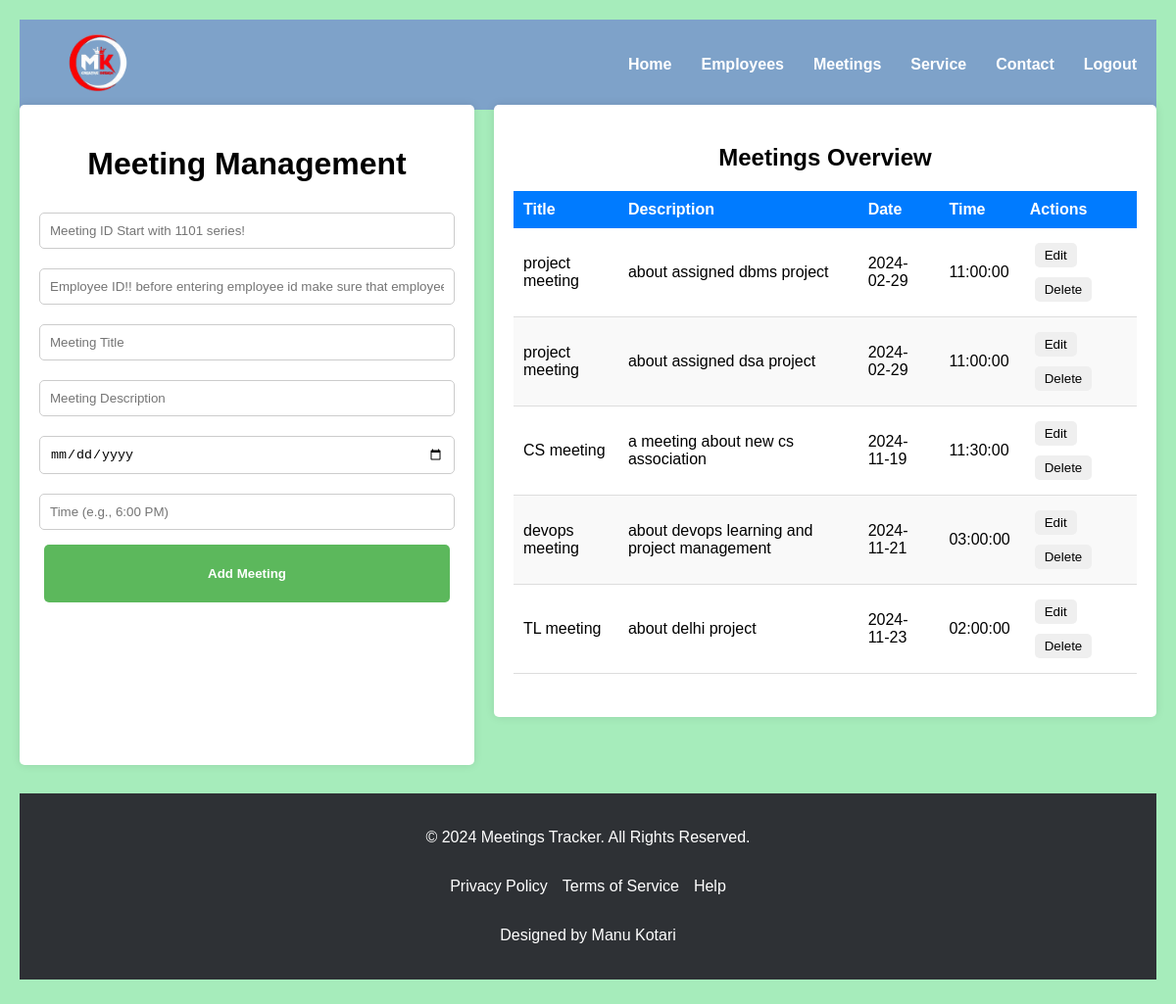
The app's page /admin/index.php with its own data.
### tables this page shows
CREATE TABLE `meetings` (
  `meetingid` int(11) NOT NULL,
  `empid` int(11) DEFAULT NULL,
  `title` varchar(255) DEFAULT NULL,
  `description` text DEFAULT NULL,
  `meetingdate` date DEFAULT NULL,
  `meetingtime` time DEFAULT NULL,
  `status` varchar(20) DEFAULT NULL,
  `rejection_reason` varchar(255) DEFAULT NULL
);

### admin/index.php (the view, shortened to what this page needs)
<!DOCTYPE html>
<html lang="en">
<head>
    <link rel="stylesheet" href="./index.css">
</head>
<body>
    <header>
        <nav>
            <div class="logo">
                <a href=""><img src="../img/logoo.png" alt="Logo" id="logo"></a>
            </div>
            <ul class="nav-items">
                <li><a href="#">Home</a></li>
                <li><a href="./employees.php">Employees</a></li>
                <li><a href="./meetings.php">Meetings</a></li>
                <li><a href="#">Service</a></li>
                <li><a href="#">Contact</a></li>
                <li><a href="../login/login.php">Logout</a></li>
            </ul>
        </nav>
    </header>
    <div class="main-container">
        <div class="left-container">
            <h1>Meeting Management</h1>
            <form id="meetingForm" action="savemeet.php" method="POST">
                <input type="text" name="mid" id="editId" autofocus placeholder="Meeting ID Start with 1101 series!" >
                <input type="text" name="eid" id="editId1"  placeholder="Employee ID!! before entering employee id make sure that employee should be there" >
                <input type="text" name="meetingBook" placeholder="Meeting Title" required>
                <input type="text" name="meetingdesc" placeholder="Meeting Description" required>
                <input type="date" name="meetingDate" required>
                <input type="text" name="meetingTime" placeholder="Time (e.g., 6:00 PM)" required>
                <button type="submit" id="subbtn">Add Meeting</button>
            </form>
        </div>
        <div class="right-container">
            <h2>Meetings Overview</h2>
            <table id="meetingsTable">
                <thead>
                    <tr>
                        <th>Title</th>
                        <th>Description</th>
                        <th>Date</th>
                        <th>Time</th>
                        <th>Actions</th>
                    </tr>
                </thead>
                <tbody id="meetingsBody">
                    <?php
                    $conn = new mysqli('localhost:3307', 'root', '', 'meeting');
                    $sql = "SELECT * FROM meetings ORDER BY meetingdate";
                    $result = $conn->query($sql);
                    if ($result->num_rows > 0) {
                        while ($row = $result->fetch_assoc()) {
                            echo "<tr>
                                    <td>{$row['title']}</td>
                                    <td>{$row['description']}</td>
                                    <td>{$row['meetingdate']}</td>
                                    <td>{$row['meetingtime']}</td>
                                    <td>
                                        <button class='editBtn' data-id='{$row['meetingid']}' data-title='{$row['title']}' data-description='{$row['description']}' data-date='{$row['meetingdate']}' data-time='{$row['meetingtime']}'>Edit</button>
                                         <form action='deletemeet.php' method='POST' style='display:inline;'>
            <input type='hidden' name='id' value='{$row['meetingid']}'>
            <button type='button' class='deleteBtn'>Delete</button>
        </form>
                                    </td>
                                </tr>";
                        }
                    } else {
                        echo "<tr><td colspan='5'>No meetings found</td></tr>";
                    }
                    ?>
                </tbody>
            </table>
        </div>
    </div>
    <footer>
        <div class="footer-content">
            <p>&copy; 2024 Meetings Tracker. All Rights Reserved.</p>
            <ul class="footer-links">
                <li><a href="#">Privacy Policy</a></li>
                <li><a href="#">Terms of Service</a></li>
                <li><a href="#">Help</a></li>
            </ul>
            <p class="designer-credit">Designed by Manu Kotari</p>
        </div>
    </footer>
</body>
</html>

### admin/index.css (style rules this page uses)
body { font-family: Arial, sans-serif; background-color: #a6ecbb; margin: 0; padding: 20px; }
header { background-color: #7ea2c9; padding: 10px 20px; }
nav { display: flex; justify-content: space-between; align-items: center; }
.nav-items { list-style-type: none; display: flex; gap: 30px; }
.nav-items li { display: inline; }
.nav-items a { text-decoration: none; color: white; font-weight: bold; transition: color 0.3s; }
.main-container { display: flex; gap: 20px; margin-top: -10vh; }
.main-container h1 { text-align: center; }
.left-container, .right-container { background: white; padding: 20px; border-radius: 5px; box-shadow: 0 0 10px rgba(0, 0, 0, 0.1); margin-top: 10vh; }
.left-container { width: 40%; height:60vh; }
.right-container { width: 60%; height: 60vh; overflow-y: auto; }
.right-container h2 { text-align: center; }
form { display: flex; flex-direction: column; margin-bottom: 20px; }
input { margin: 10px 0; padding: 10px; border: 1px solid #ccc; border-radius: 5px; }
#subbtn { padding: 10px; line-height: 4vh; background-color: #5cb85c; color: white; font-weight: 700; border: none; border-radius: 5px; cursor: pointer; }
table { width: 100%; border-collapse: collapse; }
thead th { background-color: #007bff; color: white; padding: 10px; text-align: left; }
tbody td { padding: 10px; border-bottom: 1px solid #ddd; }
tbody tr:nth-child(even) { background-color: #f9f9f9; }
button { padding: 5px 10px; margin: 5px; border: none; border-radius: 5px; cursor: pointer; }
footer { background-color: #2e3135; color: white; padding: 20px; text-align: center; margin-top: 3vh; }
.footer-content { display: flex; flex-direction: column; align-items: center; }
.footer-links { list-style-type: none; padding: 0; display: flex; gap: 15px; }
.footer-links a { color: white; text-decoration: none; transition: color 0.3s; }

### admin/index.php (style rules this page uses)
.left-container { width: 40%; height:65vh; }
.logo img { height: 7vh; width: 10vw; }

### records on screen
meetings: title "project meeting", description "about assigned dbms project", meetingdate "2024-02-29", meetingtime "11:00:00"
meetings: title "project meeting", description "about assigned dsa project", meetingdate "2024-02-29", meetingtime "11:00:00"
meetings: title "CS meeting", description "a meeting about new cs association", meetingdate "2024-11-19", meetingtime "11:30:00"
meetings: title "devops meeting", description "about devops learning and project management", meetingdate "2024-11-21", meetingtime "03:00:00"
meetings: title "TL meeting", description "about delhi project", meetingdate "2024-11-23", meetingtime "02:00:00"
